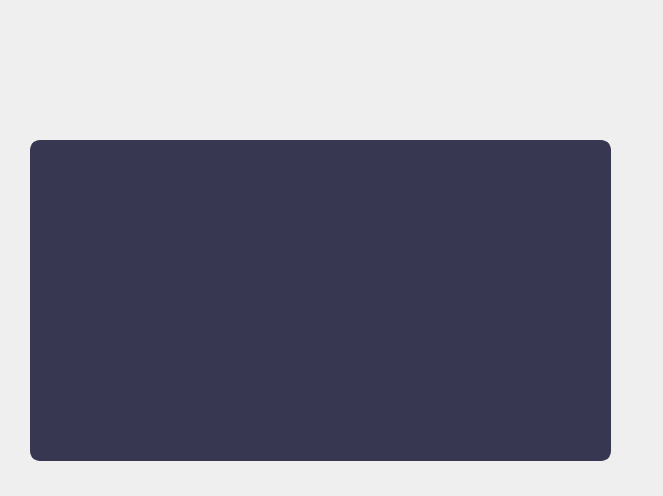
<?xml version="1.0" encoding="UTF-8"?>
<ui version="4.0">
 <class>deleting_into_author</class>
 <widget class="QWidget" name="deleting_into_author">
  <property name="geometry">
   <rect>
    <x>0</x>
    <y>0</y>
    <width>663</width>
    <height>496</height>
   </rect>
  </property>
  <property name="windowTitle">
   <string>Form</string>
  </property>
  <widget class="QTableView" name="tableView">
   <property name="geometry">
    <rect>
     <x>30</x>
     <y>140</y>
     <width>581</width>
     <height>321</height>
    </rect>
   </property>
   <property name="styleSheet">
    <string notr="true">QTableView {
border: 4px solid #373752;
border-radius: 10px;
gridline-color: #FFFFFF; /* #6D55FF */
background-color: #373752;
}

QTableView::item {
background-color: #222338;
font-family: Poppins; /* Установка шрифта */
font-size: 15pt; /* Установка размера шрифта */
color: white;
}

QTableView::item:selected {
background-color: #A0A1A8; /* #6D55FF */
color: white;
}

QTableView::item:focus {
background-color: #373752; /* #6D55FF */
color: white;
}

QHeaderView::section {
background-color: #373752; /* #6D55FF */
color: white;
font-family: Poppins;
font-size: 14pt;
}

QHeaderView::section:horizontal {
border: none; /* убираем горизонтальные линии разделителя */
}

QHeaderView::section:vertical {
border: none; /* убираем вертикальные линии разделителя */
}

QScrollBar:vertical {
border: none;
background: white; /* Можно изменить на цвет фона таблицы или окна */
width: 7px; /* Уменьшенная ширина */
margin: 0px; /* Если не нужно отступление от краев */
border-radius: 2px; /* Уменьшенное закругление */
}

QScrollBar::handle:vertical {
background: #F23878;
min-height: 7px; /* Уменьшенная минимальная длина */
border-radius: 2px; /* Уменьшенное закругление */
}

QScrollBar::add-page:vertical, QScrollBar::sub-page:vertical {
background: #373752; /* Это изменит цвет фона неактивных частей ползунка */
}

QScrollBar::add-line:vertical, QScrollBar::sub-line:vertical {
border: none;
background: none;
width: 0px;
height: 0px;
}

QScrollBar:horizontal {
border: none;
background: white; /* Можно изменить на цвет фона таблицы или окна */
height: 7px; /* Уменьшенная высота */
margin: 0px; /* Если не нужно отступление от краев */
/*border-radius: 5px; /* Уменьшенное закругление */
}

QScrollBar::handle:horizontal {
background: #373752;
min-width: 10px; /* Уменьшенная минимальная длина */
border-radius: 5px; /* Уменьшенное закругление */
}

QScrollBar::add-page:horizontal, QScrollBar::sub-page:horizontal {
background: #373752; /* Это изменит цвет фона неактивных частей ползунка */
}</string>
   </property>
  </widget>
 </widget>
 <resources/>
 <connections/>
</ui>
